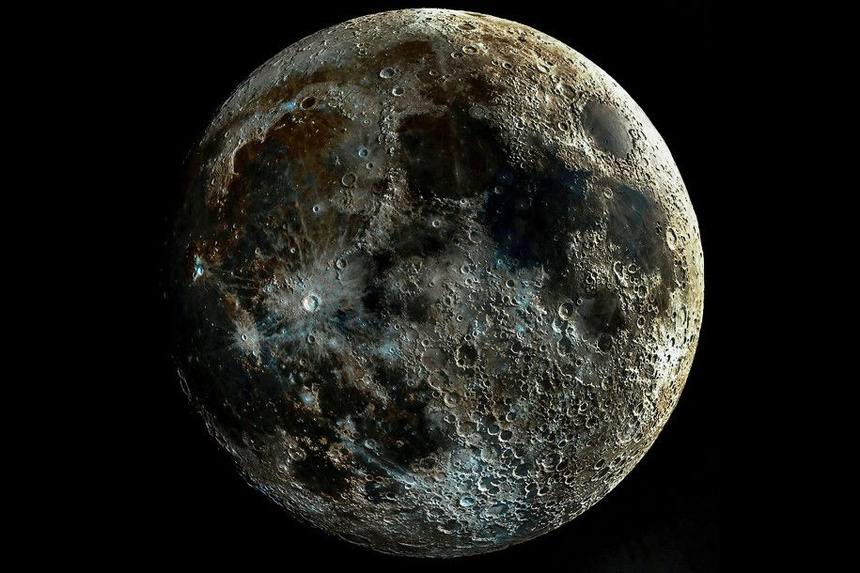
#> input picture Essay_51900847/Src/Moon.jpg, 860 x 573 px
$ python req2.py
#> lines starting #> are read from the running program, lines starting #| are printed output that depends on the picture
from __future__ import print_function
import cv2 as cv
import argparse

# Load the source image
parser = argparse.ArgumentParser(description='Code for Histogram Equalization tutorial.')
parser.add_argument('--input', help='Path to input image.', default='Moon.jpg')
args = parser.parse_args()
src = cv.imread(cv.samples.findFile(args.input))
#> src is the input picture: shape (573, 860, 3); mean B, G, R 26.8, 31.2, 31.1
if src is None:
    print('Could not open or find the image:', args.input)
    exit(0)

# Convert it to grayscale
src = cv.cvtColor(src, cv.COLOR_BGR2GRAY)
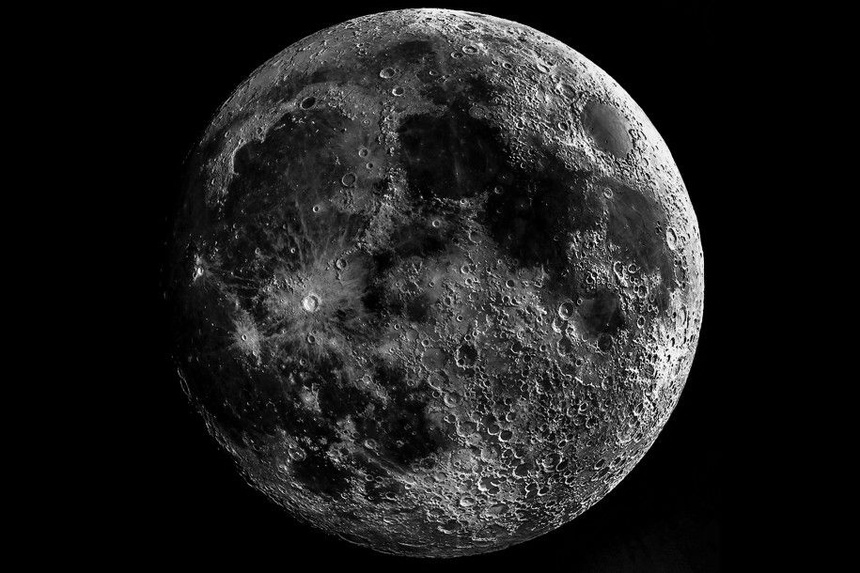
#> src: shape (573, 860); min 0, max 255, mean 30.7

# Apply histogram equalization with the function cv::equalizeHist
dst = cv.equalizeHist(src)
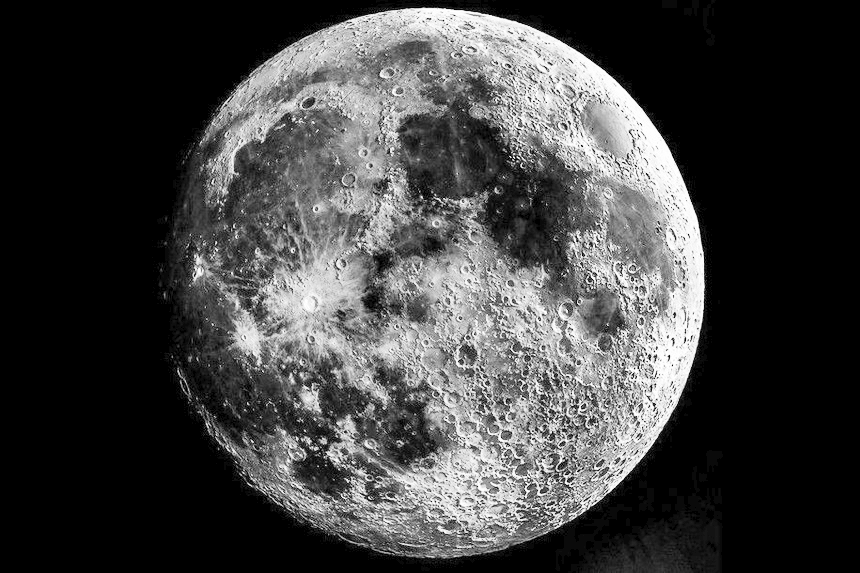
#> dst: shape (573, 860); min 0, max 255, mean 65.7

# Display both images (original and equalized)
cv.imshow('Source image', src)
cv.imshow('Equalized Image', dst)

# Wait until user exists the program
cv.waitKey()
